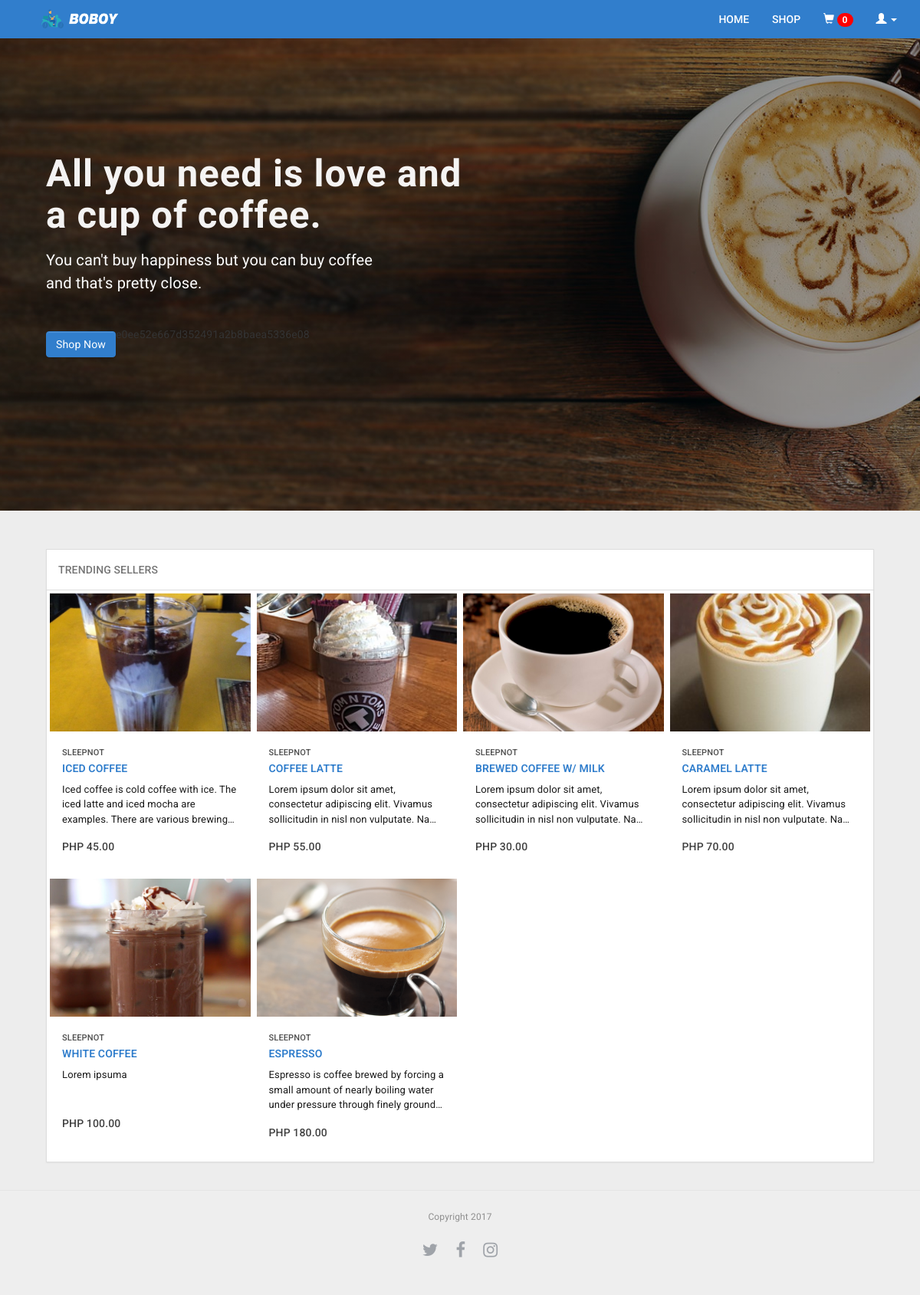
/ (signed in), run on the app's committed database.
### tables this page shows
CREATE TABLE IF NOT EXISTS `items` (
  `item_id` int(8) unsigned NOT NULL AUTO_INCREMENT,
  `brand_id` int(3) NOT NULL DEFAULT '0',
  `item_name` varchar(255) NOT NULL DEFAULT '',
  `item_description` varchar(255) NOT NULL DEFAULT '',
  `item_size` varchar(255) NOT NULL DEFAULT '',
  `item_price` float(10,2) NOT NULL DEFAULT '0.00',
  `item_img` varchar(255) NOT NULL DEFAULT '',
  `item_status` int(11) NOT NULL DEFAULT '0',
  `created_at` datetime NOT NULL DEFAULT '0000-00-00 00:00:00',
  PRIMARY KEY (`item_id`),
  KEY `brand_id` (`brand_id`)
);

CREATE TABLE IF NOT EXISTS `brands` (
  `brand_id` int(10) unsigned NOT NULL AUTO_INCREMENT,
  `brand_name` varchar(255) NOT NULL DEFAULT '',
  `brand_status` int(11) NOT NULL DEFAULT '0',
  `update_checker` int(11) NOT NULL DEFAULT '0',
  KEY `id` (`brand_id`)
);

### classes/class.users.php (called while the page is built, shortened)
<?php
class Users{
    public function get_session(){
      if(isset($_SESSION['usr_login']) && $_SESSION['usr_login'] == true){
        return true;
      }
      else{
        return false;
      }
    }
}

### classes/class.items.php (called while the page is built, shortened)
<?php
class Items{
  public $db;
  public function __construct(){
    try{
    $this->db = new PDO("mysql:host=".DB_SERVER.";dbname=".DB_DATABASE, DB_USERNAME, DB_PASSWORD, array(PDO::ATTR_ERRMODE => PDO::ERRMODE_WARNING));
    }catch(PDOException $e){
      echo "Connection failed: " . $e->getMessage();
      exit;
    }
  }
    public function get_item_brand($id){
      $query = $this->db->prepare("SELECT brand_name FROM brands WHERE brand_id = ?");
      $query->bindParam(1,$id);
      $query->execute();
      $row = $query->fetch(PDO::FETCH_ASSOC);
      $value = $row['brand_name'];
      return $value;
    }
    public function get_home_items(){
      $query = $this->db->prepare("SELECT * FROM items,brands WHERE items.brand_id = brands.brand_id AND brand_status = 1");
      $query->execute();
      while($row = $query->fetch(PDO::FETCH_ASSOC)){
        $list[] = $row;
      }
      if(!empty($list)){
        return $list;
      }
    }
    public function count_cart($id){
      $query = $this->db->prepare("SELECT COUNT(cart_id) as total FROM cart,items,brands,users WHERE cart.usr_id = ? AND cart.item_id = items.item_id AND items.brand_id = brands.brand_id AND brands.brand_id = users.brand_id AND usr_status = 1");
      $query->bindParam(1,$id);
      $query->execute();
      $row = $query->fetch(PDO::FETCH_ASSOC);
      $value = $row['total'];
      return $value;
    }
}

### modules/home/index.php (the view, shortened to what this page needs)
<div class="container-fluid">
    <div class="row">
        <div class="col-md-12">
            <div class="container-fluid">
                  <div class="panel panel-default" style="border:1px solid #ddd;">
                      <div class="panel-heading">
                          <span class="uppercase">Trending Sellers</span>
                      </div>
                      <div class="panel-body no-gap">
                          <div class="container-fluid" style="">
                              <div class="row aligned-row">
                                  <?php
                                  $home = $item->get_home_items();
                                  if($home){
                                    foreach($home as $i){
                                  ?>
                                  <div class="col-xs-6 col-sm-4 col-md-3 col-lg-3 shop-margin">
                                    <div class="item-holder">
                                      <a href="<?php echo $url_str;?>?mod=shop&item=<?php echo $i['item_id'];?>">
                                        <div class="item-image img-responsive" style="max-height:200px;background-image: url('<?php echo "img/upload/".$i['item_img'];?>');">
                                        </div>
                                        <div class="item-brand">
                                          <?php echo $item->get_item_brand($i['brand_id']);?>
                                        </div>
                                        <div class="item-name">
                                          <?php echo $i['item_name'];?>
                                        </div>
                                        <div class="item-description">
                                          <?php echo $i['item_description'];?>
                                        </div>
                                        <div class="item-price">
                                          PHP <?php echo $i['item_price'];?>
                                        </div>
                                      </a>
                                    </div>
                                  </div>
                                  <?php
                                    }
                                  }
                                  ?>
                              </div>
                          </div>
                      </div>
                  </div>
            </div>
        </div>
    </div>
</div>

### index.php (shortened to what this page needs)
<?php
include 'classes/class.users.php';
include 'classes/class.items.php';
$module = (isset($_GET['mod']) && $_GET['mod'] != '') ? $_GET['mod'] : '';
$user = new Users();
$item = new Items();
$brand = new Brands();
?>
<!DOCTYPE html>
  <head>
    <link href="css/bootstrap.min.css" rel="stylesheet">
    <link href="custom.css" rel="stylesheet" type="text/css">
    <link href="css/step-wizard.css" rel="stylesheet" type="text/css">
    <link href="css/bootstrap-theme.css" rel="stylesheet">
    <link rel="stylesheet" href="https://cdnjs.cloudflare.com/ajax/libs/font-awesome/4.6.3/css/font-awesome.min.css">
    <link href="css/dataTables.material.min.css" rel="stylesheet">
    <link href="css/material.min.css" rel="stylesheet">
    <link href="css/bootstrap-switch.min.css" rel="stylesheet">
    <link href="css/spinner.css" rel="stylesheet" type="text/css">
    <link href="css/chat.css" rel="stylesheet" type="text/css">
  </head>
  <body>
    <nav id="nav-id" class="navbar navbar-default navbar-fixed-top">
      <div class="container">
        <div class="navbar-header">
          <div style="margin-left: 24px;">
            <?php
            if(isset($_SESSION['usr_auth']) && $_SESSION['usr_auth'] == 1 || !isset($_SESSION['usr_auth'])){
            ?>
            <a class="navbar-brand" href="/" style="margin-top:0;padding-top:12px;"><img src="img/logo.png" height="25px"></a>
            <?php
            }else{?>
            <a class="navbar-brand example6" href="/?mod=cpanel"></a>
            <?php
            }
            ?>
          </div>
        </div>
        <div id="navbar" class="collapse navbar-collapse">
          <ul class="nav navbar-nav navbar-right">
            <?php
            if(isset($_SESSION['usr_auth']) && $_SESSION['usr_auth'] == 1 || !isset($_SESSION['usr_auth'])){
            ?>
            <li class=<?php if($module==null){ echo "active";}else{ echo '';}?>><a href="/" class="uppercase">Home</a></li>
            <?php
            }
            if(isset($_SESSION['usr_auth']) && $_SESSION['usr_auth'] == 1 || !isset($_SESSION['usr_auth'])){
            ?>
            <li class=<?php if($module=="shop"){ echo "active";}else{ echo '';}?>><a href="/?mod=shop" class="uppercase">Shop</a></li>
            <?php
            }
            if($user->get_session()){?>
              <?php
              if($_SESSION['usr_auth'] == 1){
              ?>
              <li class="<?php if($module==cart){ echo "active";}else{ echo '';}?>">
                <a class="uppercase" href="/?mod=cart"><span class="glyphicon glyphicon-shopping-cart"></span>&nbsp;<span class="badge" style="background-color:red;border:none;box-shadow:none;"><?php echo $item->count_cart($_SESSION['usr_id'])?></span></a>
              </li>
              <?php
              }
              ?>
              <li class="dropdown">
                <a class="dropdown-toggle" style="font-size:14px;font-weight:400;" data-toggle="dropdown" href=""><?php
                if($_SESSION['usr_auth']==2){
                  if($brand->get_brand_status($_SESSION['brand_id'])==1){?>
                    <span id="status-indicator" class="green">&#9679;</span>
                  <?php
                  }else{?>
                    <span id="status-indicator" class="orange">&#9679;</span>
                  <?php
                  }
                  if($_SESSION['usr_auth'] == 2){
                    echo $_SESSION['usr_name'];
                  }
                }else{?>
                  <span class="glyphicon glyphicon-user"></span>
                <?php
                }?>
                <span class="caret"></span></a>
              </li>
            <?php
            }else{?>
              <li><a class="uppercase" href="" data-toggle="modal" data-target="#modal-login">Login</a></li>
            <?php
            }
            ?>
          </ul>
        </div>
      </div>
      <?php
      $url_str = substr($_SERVER['REQUEST_URI'], 5);
      ?>
    </nav>
    <div class=""><?php
      if($module == null){?>
        <div class="header-wrapper">
        <?php
        require_once 'modules/home/header.php';
        ?>
        </div>
      <?php
      }
      ?>
      <div class="main"><?php
        switch($module){
          default:
            require_once 'modules/home/index.php';
            break;
        }
      ?>
      </div>
    </div>
    <footer id="myFooter">
        <div class="second-bar">
           <div class="container">
                <span style="width: 10px;">Copyright 2017</span>
                <div class="" style="margin:0;padding:0;">
                    <a href="#" target="_blank" class="twitter"><i class="fa fa-twitter"></i></a>
                    <a href="https://www.facebook.com/iamsleepnot/" target="_blank" class="facebook"><i class="fa fa-facebook"></i></a>
                    <a href="https://www.instagram.com/iamsleepnot/" target="_blank" class="instagram"><i class="fa fa-instagram"></i></a>
                </div>
            </div>
        </div>
    </footer>
  </body>
</html>

### modules/home/header.php
<div class="bg-header img-responsive" style="">
  <div class="container">
    <div class="col-md-12">
      <div class="container">
        <h2 class=" text-white header-text-big">All you need is love and a cup of coffee.</h2>
        <h2 class=" text-white header-text-small">You can't buy happiness but you can buy coffee and that's pretty close.</h2>
        <a class="btn btn-primary" href="#" style="margin-top:24px;">Shop Now</a><?php echo md5("ProjectUrbanite01");?>
      </div>
    </div>
  </div>
</div>

### custom.css (style rules this page uses)
body { background-color: #ededed; font-family: 'Roboto'; letter-spacing: 0.01em; }
.main { margin-top: 50px; }
.text-white { color: #fff; }
.header-text-big { width:50%; font-weight: 700; font-size: 3.5em; color: rgba(255,255,255,0.95); letter-spacing: 1px; font-family: 'Source Sans Pro'; margin:0; padding:0; line-height:1.1; }
.header-text-small { margin-top:16px; padding:0; font-size: 20px; width: 40%; display: block; font-weight: 300; font-family: 'Source Sans Pro'; line-height: 1.5; }
.uppercase { text-transform: uppercase; font-weight: 500; font-family: 'Roboto'; font-size: 14px; }
.bg-header { padding-top: 200px; background: linear-gradient( rgba(0, 0, 0, 0.4), rgba(0, 0, 0, 0.4) ), url('img/coffee-header.jpg'); background-position: center; background-size: cover; background-repeat: no-repeat; padding-bottom:200px; }
.navbar-fixed-top .active a { color: white !important; }
.navbar-default .navbar-nav > .active { background: #317ecc; }
.navbar-default .navbar-nav > .active > a, .navbar-default .navbar-nav > .active > a:hover, .navbar-default .navbar-nav > .active > a:focus { background: #317ecc; }
.panel-default>.panel-heading { color: #333; border-color: #ddd; }
.navbar.navbar-default { background-color: #99ccff; border: 0; -webkit-box-shadow: none; box-shadow: none; }
.navbar.navbar-default .navbar-collapse { border: 0; -webkit-box-shadow: none; box-shadow: none; }
.panel-default { border: none; border-radius:0px !important; }
.item-description { overflow: hidden; text-overflow: ellipsis; display: -webkit-box; -webkit-box-orient: vertical; -webkit-line-clamp: 2; height: 100px; }
.panel-heading { border-radius:0px; }
.item-holder { border: 0px solid; border-color: rgba(0,0,0,0.1) }
.item-brand { font-family: 'Roboto'; text-transform: uppercase; color: rgba(0,0,0,0.7); font-size: 11px; font-weight: 500; padding: 12px 16px 0px 16px; }
.item-holder a { text-decoration: none; }
.item-image { height: 180px; width: 100%; display: inline-block; background-size: cover; background-repeat: no-repeat; background-position: center; }
.item-name { font-family: 'Roboto'; text-transform: uppercase; color: #317ecc; font-size: 14px; font-weight: 600; padding: 0px 16px 0px 16px; overflow: hidden; margin: 0; display: -webkit-box; -webkit-line-clamp: 1; -webkit-box-orient: vertical; }
.item-description { color: rgba(0,0,0,0.9); font-family: 'Roboto'; font-size: 13px; line-height: 1.5; padding: 8px 16px 0px 16px; overflow: hidden; display: -webkit-box; -webkit-line-clamp: 3; -webkit-box-orient: vertical; min-height: 55px; height: auto; }
.item-price { color: rgba(0,0,0,0.75); font-family: 'Roboto'; font-weight: 500; font-size: 14px; padding: 16px 16px 24px 16px; }
.shop-margin { padding-top: 4px; padding-left: 4px; padding-right: 4px; padding-bottom: 4px; cursor:pointer; }
.container-fluid { max-width: 1140px; margin: 0 auto; }
#myFooter { background-color: #fff; color: rgba(0,0,0,0.4); margin-top: 16px; font-size: 12px; border-top:1px solid; border-color: rgba(0,0,0,0.1); }
#myFooter a { color: #d2d1d1; text-decoration: none; }
#myFooter .second-bar { text-align: center; background-color: #eee; padding-top:24px; padding-bottom:24px; }
#myFooter .second-bar a { font-size: 22px; color: #9fa3a9; padding-left: 10px; padding-right: 10px; padding-top:0; margin:0; transition: 0.2s; line-height: 68px; }
a { font-size:13px; font-weight: 400; }
.no-gap { margin:0 !important; padding:0 !important; }

### data on the page
items: item_img (picture), brand.brand_name "SLEEPNOT", item_name "ICED COFFEE", item_description "Iced coffee is cold coffee with ice. The iced latte and iced mocha are examples. There are various…", item_price "45.00"
items: item_img (picture), brand.brand_name "SLEEPNOT", item_name "COFFEE LATTE", item_description "Lorem ipsum dolor sit amet, consectetur adipiscing elit. Vivamus sollicitudin in nisl non vulputate.…", item_price "55.00"
items: item_img (picture), brand.brand_name "SLEEPNOT", item_name "BREWED COFFEE W/ MILK", item_description "Lorem ipsum dolor sit amet, consectetur adipiscing elit. Vivamus sollicitudin in nisl non vulputate.…", item_price "30.00"
items: item_img (picture), brand.brand_name "SLEEPNOT", item_name "CARAMEL LATTE", item_description "Lorem ipsum dolor sit amet, consectetur adipiscing elit. Vivamus sollicitudin in nisl non vulputate.…", item_price "70.00"
items: item_img (picture), brand.brand_name "SLEEPNOT", item_name "WHITE COFFEE", item_description "Lorem ipsuma", item_price "100.00"
items: item_img (picture), brand.brand_name "SLEEPNOT", item_name "ESPRESSO", item_description "Espresso is coffee brewed by forcing a small amount of nearly boiling water under pressure through finely…", item_price "180.00"

### other printed values
$item->count_cart($_SESSION['usr_id']) "0"
md5("ProjectUrbanite01") "e0ee52e667d352491a2b8baea5336e08"
